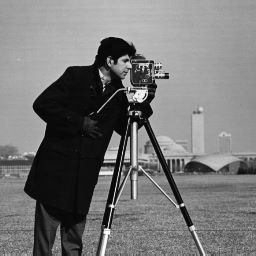
%> input picture 4 Frequency Domain Operation/images/cameraman.jpg, 256 x 256 px
$ octave lab4.m   (GNU Octave 9; MATLAB toolbox functions it lacks are replaced by stand-ins)
%> lines starting %> are read from the running program, lines starting %| are printed output that depends on the picture; in (x1, y1, x2, y2) boxes, pixels count from 0 and x2, y2 are one past the last pixel; in counts of white or black regions, pixels touching at a corner belong together; the program's own positions count from 1
### 4 Frequency Domain Operation/separate_frequency.m
function [low_pass_img, high_pass_img] = separate_frequency(img, ratio)
%> called with ratio = 0.1

    %% apply FFT
    frequency_map = fft2(img);
    %figure, imshow( log(abs(frequency_map) + 1), []);


    %% shift the frequency map
    frequency_map_shifted = fftshift(frequency_map);

    %% compute low-frequency mask
    % create a rectangular mask whose:
    %       height = ratio * image height
    %       width = ratio * image width
    %       center of the rectangle is the center of the input image
    height = size(img, 1);
%> height = 256
    width = size(img, 2);
%> width = 256
    Xo = floor(width/2);
%> Xo = 128
    Yo = floor(height/2);
%> Yo = 128

    y1 = Yo - floor(ratio*(height/2));
%> y1 = 116
    y2 = Yo + floor(ratio*(height/2));
%> y2 = 140
    x1 = Xo - floor(ratio*(width/2));
%> x1 = 116
    x2 = Xo + floor(ratio*(width/2));
%> x2 = 140

    mask = zeros(size(img));
    mask(y1 : y2, x1 : x2, :) = 1;
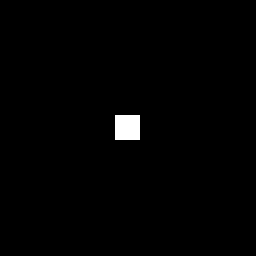
%> mask: size 256x256x3 double; values 0 (black) and 1 (white), 0.95% white; 1 white region, box (x1, y1, x2, y2) and area: (115, 115, 140, 140) 625


    %% separate low-frequency and high-frequency maps
    low_frequency_map_shifted = frequency_map_shifted .* mask;
    high_frequency_map_shifted = frequency_map_shifted .* (1-mask);


    %% shift frequency maps back
    low_frequency_map = ifftshift(low_frequency_map_shifted);
    high_frequency_map = ifftshift(high_frequency_map_shifted);

    %% apply Inverse FFT
    low_pass_img = real(ifft2(low_frequency_map)); % change frequency_map to your low-frequency map
    high_pass_img = real(ifft2(high_frequency_map)); % change frequency_map to your high-frequency map

end


%%

### 4 Frequency Domain Operation/hybrid_image.m
function img_merged = hybrid_image(img1, img2, ratio)

    %% split img1 and img2 into low/high frequency maps
    [low_frequency_I1, high_frequency_I1] = separate_frequency(img1, ratio);
    [low_frequency_I2, high_frequency_I2] = separate_frequency(img2, ratio);

    %% combine the low-frequency map of img1 with the high-frequency map of img2

    img_merged = low_frequency_I1 + high_frequency_I2;

end


%%

### 4 Frequency Domain Operation/lab4.m
%% TODO 1: Split Frequency
img = im2double(imread('images/cameraman.jpg'));
ratio = 0.1;
ratio2 = 0.2;
[low_pass_img, high_pass_img] = separate_frequency(img, ratio);
[low_pass_img2, high_pass_img2] = separate_frequency(img, ratio2);
%> in separate_frequency (call 2), `mask(y1 : y2, x1 : x2, :) = 1;`: mask: size 256x256x3 double; values 0 (black) and 1 (white), 4% white; 1 white region, box (x1, y1, x2, y2) and area: (102, 102, 153, 153) 2601

imwrite(low_pass_img, 'cameraman_low_0.1.jpg');
figure, imshow(low_pass_img), title('Low Frequency 0.1');
imwrite(high_pass_img + 0.5, 'cameraman_high_0.1.jpg');
figure, imshow(high_pass_img), title('High Frequency 0.1');
imwrite(low_pass_img2, 'cameraman_low_0.2.jpg');
figure, imshow(low_pass_img2), title('Low Frequency 0.2');
imwrite(high_pass_img2 + 0.5, 'cameraman_high_0.2.jpg');
figure, imshow(high_pass_img2), title('High Frequency 0.2');

%% TODO 2: Hybrid Image
meow = 'images/cat.jpg';
woof = 'images/dog.jpg';

img1 = im2double(imread(meow));
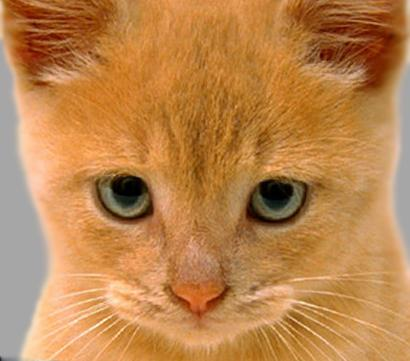
%> input picture 4 Frequency Domain Operation/images/cat.jpg, 410 x 361 px
img2 = im2double(imread(woof));
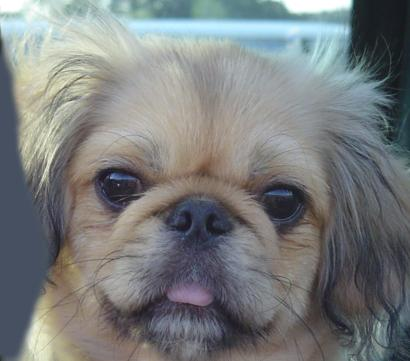
%> input picture 4 Frequency Domain Operation/images/dog.jpg, 410 x 361 px

ratio = 0.15;
ratio2 = 0.05;
meoof = hybrid_image(img1, img2, ratio);
%> in separate_frequency (call 3), `mask(y1 : y2, x1 : x2, :) = 1;`: mask: size 361x410x3 double; values 0 (black) and 1 (white), 2.3% white; 1 white region, box (x1, y1, x2, y2) and area: (174, 152, 235, 207) 3355
woeow = hybrid_image(img1, img2, ratio2);
%> call 2 of hybrid_image, with ratio = 0.05
%> call 5 of separate_frequency, with ratio = 0.05
%> in separate_frequency (call 5), `mask(y1 : y2, x1 : x2, :) = 1;`:
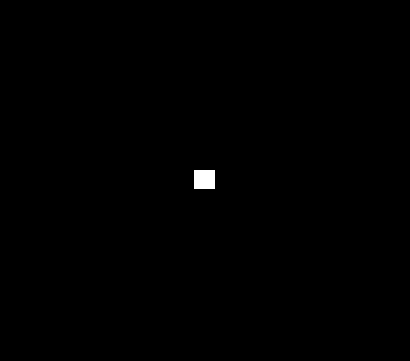
%> mask: size 361x410x3 double; values 0 (black) and 1 (white), 0.27% white; 1 white region, box (x1, y1, x2, y2) and area: (194, 170, 215, 189) 399
%> call 6 of separate_frequency, with ratio = 0.05
%> in separate_frequency (call 6), `high_pass_img = real(ifft2(high_frequency_map));`:
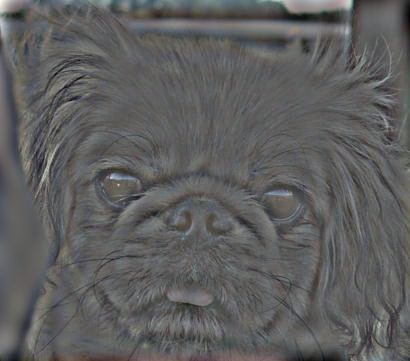
%> high_pass_img: size 361x410x3 double; mean R, G, B -2.48e-19, -1.48e-17, 1.55e-17; drawn with min black and max white
%> in hybrid_image (call 2), `img_merged = low_frequency_I1 + high_frequency_I2;`:
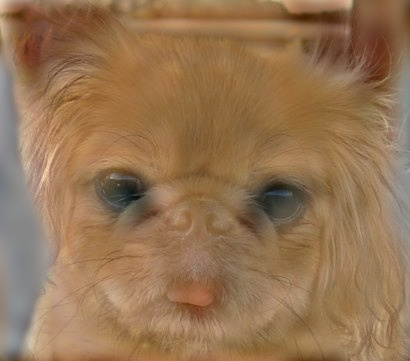
%> img_merged: size 361x410x3 double; mean R, G, B 0.738, 0.52, 0.303; mean of the top-left, top-right, bottom-left and bottom-right quarters 0.512, 0.463, 0.594, 0.511; drawn with min black and max white

figure, imshow(meoof), title('Hybrid 1: Ratio 0.15');
imwrite(meoof + 0.5, 'hybrid_1.jpg');
figure, imshow(woeow), title('Hybrid 2: Ratio 0.05');
imwrite(woeow + 0.5, 'hybrid_2.jpg');
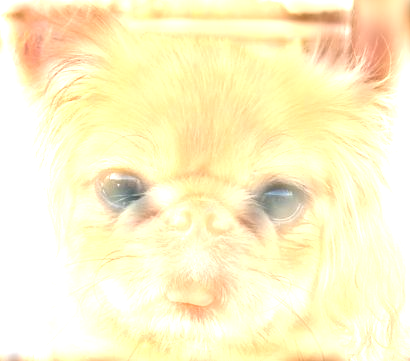
%> saved as hybrid_2.jpg: size 361x410x3 uint8; mean R, G, B 252.8, 243.7, 200.5
